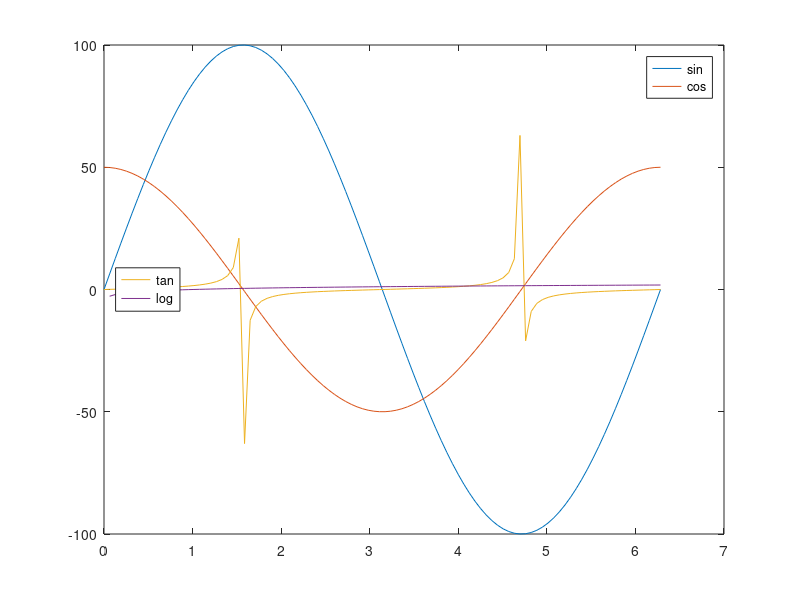

Write MATLAB code to recreate this figure.
clear all;
clc;


a=linspace(0,2*pi,100);
y1=100*sin(a);
y2=50*cos(a);
y3=tan(a);
y4=log(a);
y=[y1;y2;y3;y4];
figure()
p=plot(a,y);

legend(p(1:2),'sin','cos');
ah=axes('position',get(gca,'position'),'visible','off');
legend(ah,p(3:4),'tan','log','location','west');